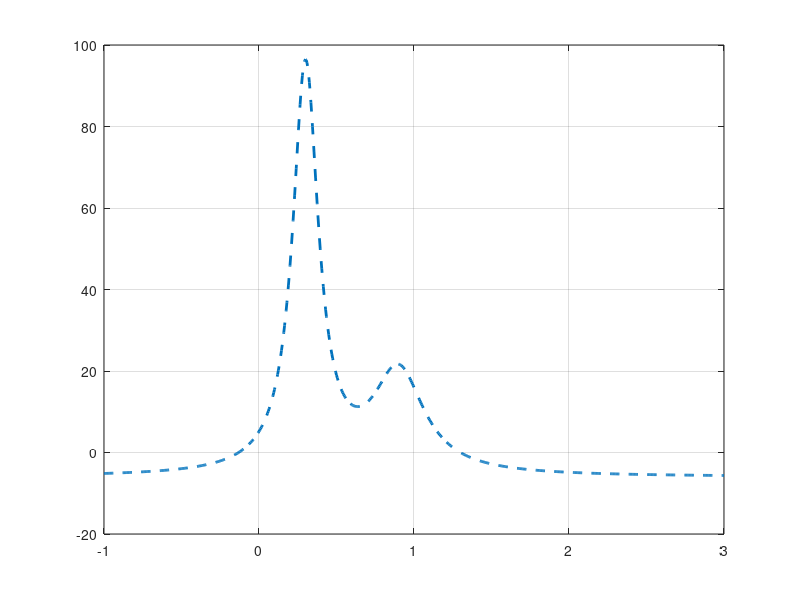

This figure's MATLAB source: (Note: this script raises an error after producing the figure.)
%% Initial data
clc, clear, close all
x=(-1:.005:3)';
y=humps(x);
figure(1)
plot(x,y, '--', 'LineWidth', 2)
grid on
hold on

%% anfis model
trnData = [x y];
numMFs = 5;
inmfType = 'trimf';
outmfType = 'linear';
epoch_n = 20;
in_fismat = genfis1(trnData,numMFs,inmfType, outmfType);
out_fismat = anfis(trnData,in_fismat,epoch_n);
z1 = evalfis(out_fismat, x);
plot(x,z1);

legend('Training Data',"out 5 MFs");